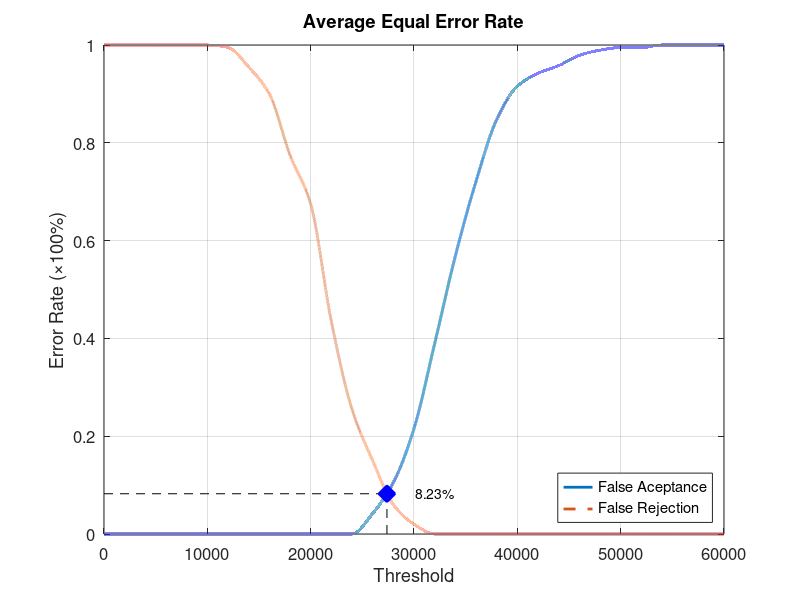
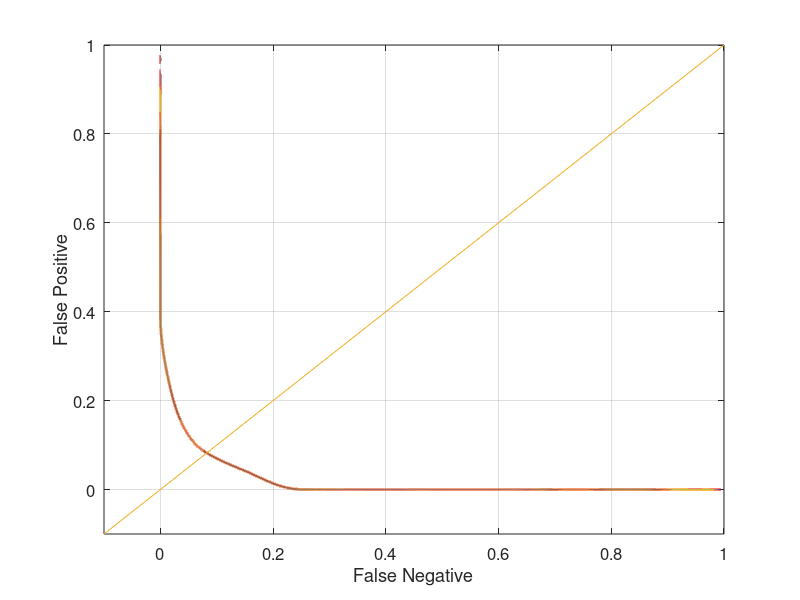

These figures' MATLAB source, in order:
function yEER = Database5_3
close all;
clear;
clc;
x = 0:2000:60000;
xq = 0:0.5:60000;

y0 = [0 0 0 0 0 0 0 0 0 0 0 0 0 0.0421053 0.105263 0.215789 0.389474 0.568421 0.721053 0.847368 0.915789 0.942105 0.957895 0.978947 0.989474 0.994737 0.994737 1 1 1 1];
yy0 = interp1(x, y0, xq, 'pchip');
y1 = [1 1 1 1 1 1 0.995 0.955 0.9 0.775 0.675 0.435 0.255 0.15 0.06 0.02 0 0 0 0 0 0 0 0 0 0 0 0 0 0 0];
yy1 = interp1(x, y1, xq, 'pchip');

% Calculating EER: 
y2 = abs(y0 - y1);
find(y2 == min(y2))
yy2 = abs(yy0 - yy1);
xEER = find(yy2 == min(yy2));
xEERIndex = xq(xEER) % X-axis EER
yEER = yy0(xEER) % Y-axis EER

main = figure
plot(xq, yy0,'-','LineWidth', 2);	hold on
plot(xq, yy1,'--','LineWidth', 2);	hold on
plot([xEERIndex xEERIndex], [0 yEER], 'k--');	hold on
plot([0 xEERIndex], [yEER yEER], 'k--');	hold on
plot(xEERIndex, yEER, 'bx', 'LineWidth', 10);	hold on
text(xEERIndex + 10 * xEERIndex / 100, yEER, [num2str(round((10000 * yEER)) / 100) '%'])
legend('False Aceptance', 'False Rejection', 'Location', 'SouthEast')
xlabel('Threshold')
ylabel('Error Rate (\times100%)')
title('Average Equal Error Rate')
set(gca, 'FontSize', 12)
axis([0 60000 0 1])
grid on

print(main, 'Database5_3Main', '-dpng');
FNRxFPR = figure('Color', [1 1 1]);
plot(yy1, yy0, '-', yy1, yy0, 'LineWidth', 2);
hold on
y = -0.1:0.1:1
plot(y, y); 
set(gca, 'FontSize', 12)
xlabel('False Negative')
ylabel('False Positive')
axis([-0.1 1 -0.1 1])
set(gca, 'FontSize', 12)
grid on

print(FNRxFPR, 'Database5_3FNRxFPR','-dpng');
end
